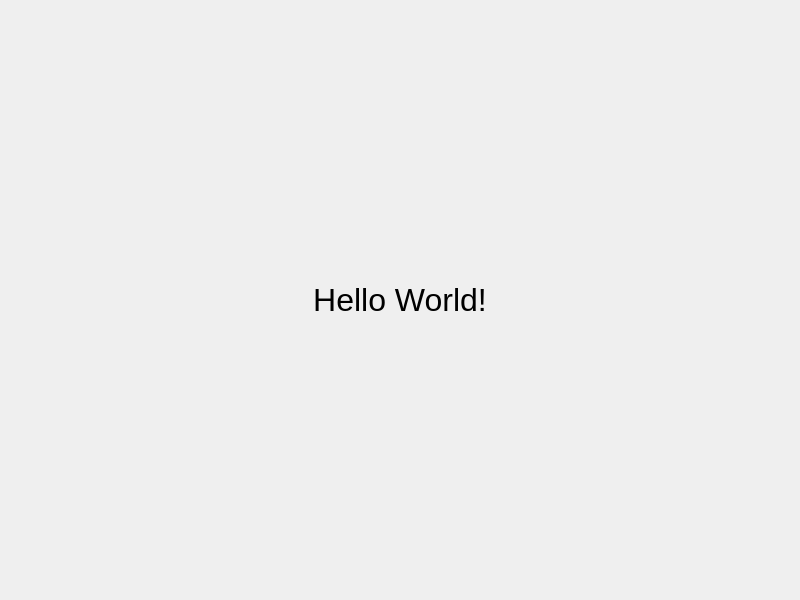
<?xml version="1.0" encoding="UTF-8"?>
<ui version="4.0">
 <class>Widget</class>
 <widget class="QWidget" name="Widget">
  <property name="geometry">
   <rect>
    <x>0</x>
    <y>0</y>
    <width>800</width>
    <height>600</height>
   </rect>
  </property>
  <property name="windowTitle">
   <string>Widget</string>
  </property>
  <layout class="QGridLayout" name="gridLayout">
   <item row="0" column="0">
    <widget class="QLabel" name="label">
     <property name="font">
      <font>
       <pointsize>24</pointsize>
      </font>
     </property>
     <property name="locale">
      <locale language="English" country="UnitedStates"/>
     </property>
     <property name="text">
      <string>Hello World!</string>
     </property>
     <property name="alignment">
      <set>Qt::AlignCenter</set>
     </property>
    </widget>
   </item>
  </layout>
 </widget>
 <resources/>
 <connections/>
</ui>
